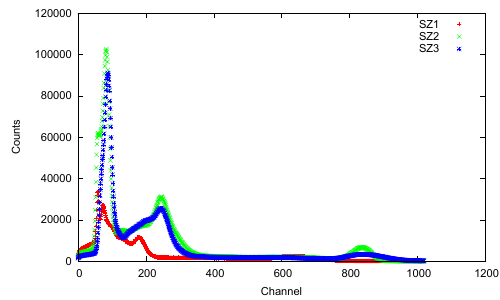

The script that saved this image:
set terminal pdf enhanced
set output 'na-spektren-1.pdf'

set xlabel "Channel"
set ylabel "Counts"
set pointsize 0.5
plot "../../Messdaten/Na-Spektren/SZ1.TKA" every ::3 title "SZ1" with points, "../../Messdaten/Na-Spektren/SZ2.TKA" every ::3 title "SZ2"  with points, "../../Messdaten/Na-Spektren/SZ3.TKA" every ::3 title "SZ3" with points
